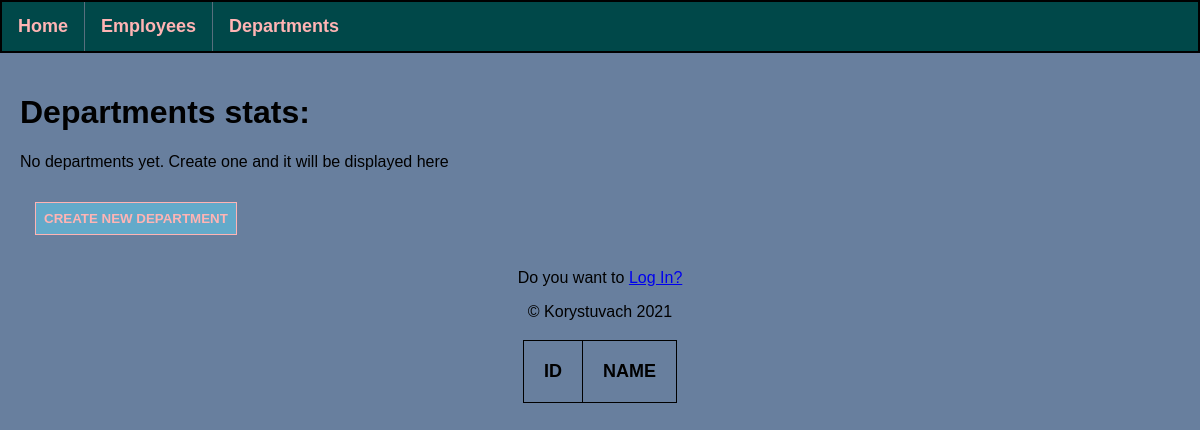
The page /departments on the database as committed earlier.
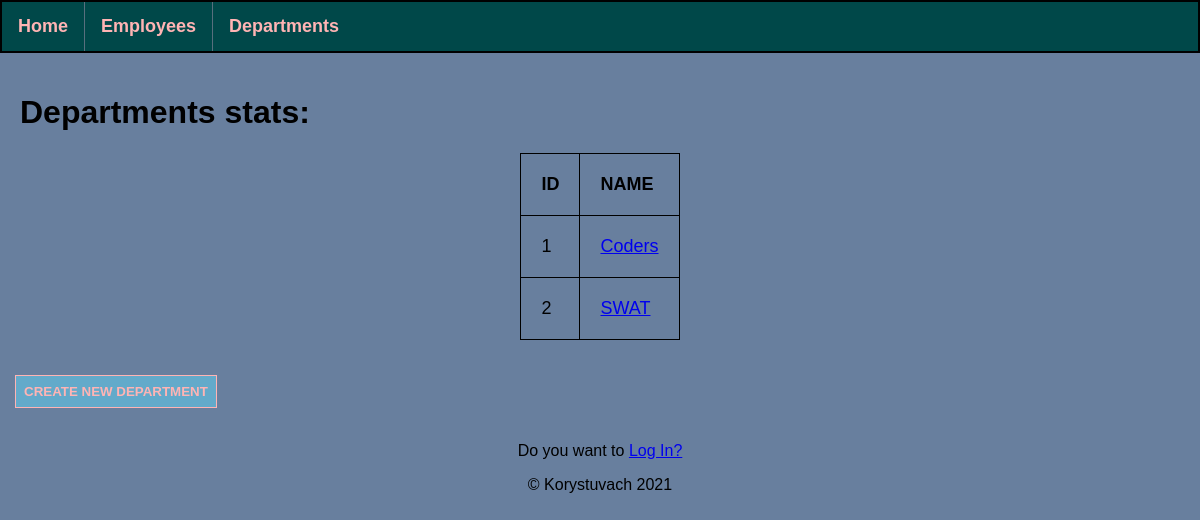
The same page on the database as committed later.
### application/models.py (models this page shows, shortened)
class AllDepartments(db.Model):
    id = db.Column(db.Integer, primary_key=True)
    dep_name = db.Column(db.String(25), nullable=False, unique=True)
    dep_employees_id = db.relationship('AllEmployees', backref='my_department', lazy=True)

### application/routes.py (the view)
@app.route('/departments')
def departments():
    try:
        all_departments = AllDepartments.query.order_by(AllDepartments.id).all()
    except Exception:
        error = 'Database query error'
        return render_template('/error.html', error=error), 500
    return render_template('departments.html',
                           all_departments=all_departments,
                           title="All Departments"
                           )

### application/routes.py (called while the page is built)
@app.after_request
def redirect_to_sign_in(response):
    if response.status_code == 401:
        return redirect(url_for('login') + '?next=' + request.url)
    return response

### application/templates/departments.html (shortened to what this page needs)
{% extends 'base.html' %}
{% block content %}
   <div class="dep_tab">
      <h1>Departments stats: </h1>
      <table>
         <tr>
            <th>ID</th>
            <th>NAME</th>
         </tr>
         {% if all_departments|length > 0 %}
         {% for department in all_departments %}
         <tr>
            <td>{{ department.id }}</td>
            <td><a href="/departments/{{ department.id }}">{{ department.dep_name }}</a></td>
         </tr>
         {% endfor %}
      </table>
      {% else %}
         <p>No departments yet. Create one and it will be displayed here</p>
      {% endif %}
   </div>
   <div id="create_new_department">
      <button type="button"><a href="/departments/add-department">Create new department</a></button>
   </div>
{% endblock %}

### application/templates/base.html (shortened to what this page needs)
<!doctype html>
<html lang="en">
<head>
    <link href="{{ url_for('static', filename='css/styles.css') }}" rel="stylesheet" type="text/css" >
</head>
<body>
    <nav>
        <ul id="nav_ul">
            <li class="nav_li"><a href="{{ url_for('index') }}" class="nav_li_a">Home</a></li>
            <li class="nav_li"><a href="{{ url_for('employees') }}" class="nav_li_a">Employees</a></li>
            <li class="nav_li"><a href="{{ url_for('departments') }}" class="nav_li_a">Departments</a></li>
        </ul>
    </nav>
    {% block content %}
    {% endblock %}
    <footer class="foot">
        {% if current_user.is_authenticated %}
            <p>Hi {{ current_user.username }} <a href="{{ url_for('logout') }}">Log Out?</a></p>
        {% else %}
        <p>Do you want to <a href="{{ url_for('login') }}">Log In?</a>
        {% endif %}
        <p>&copy Korystuvach 2021</p>
    </footer>
</body>
</html>

### application/static/css/styles.css (style rules this page uses)
html, body { font-family: Tahoma, sans-serif; background-color: #687F9E; margin: 0; padding: 0; height: 100%; text-align: left; }
table, th, td, tr { border: 1px solid black; font-size: large; margin: auto; padding: 20px; border-collapse: collapse; text-decoration: none; }
div { padding: 15px; }
li a { text-decoration: none; }
button { background-color: #63aaca; text-decoration: none; padding: 8px; border: 1px solid #ffb4b4; }
button a { text-decoration: none; text-align: center; color: #ffb4b4; text-transform: uppercase; font-weight: bold; }
ul#nav_ul { position: sticky; font-size: large; font-weight: bold; background-color: #004849; list-style-type: none; border: 2px solid; overflow: hidden; margin: 0; padding: 0; top: 0; }
li.nav_li { display: inline; float: left; border-right: 1px solid #586F7E; }
li.nav_li:last-child { border-right: none; }
li a.nav_li_a { display: block; color: #ffb4b4; text-align: center; padding: 14px 16px; text-decoration: none; }
footer.foot { text-align: center; padding: 3px; display: block; text-decoration: none; }
.dep_tab { margin: 0; padding: 20px; }

Rows that differ between the two databases and show on the page:
added AllDepartments: id "1", dep_name "Coders"
added AllDepartments: id "2", dep_name "SWAT"
Other text that changed with them:
text no longer shown: "No departments yet. Create one and it will be displayed here"
